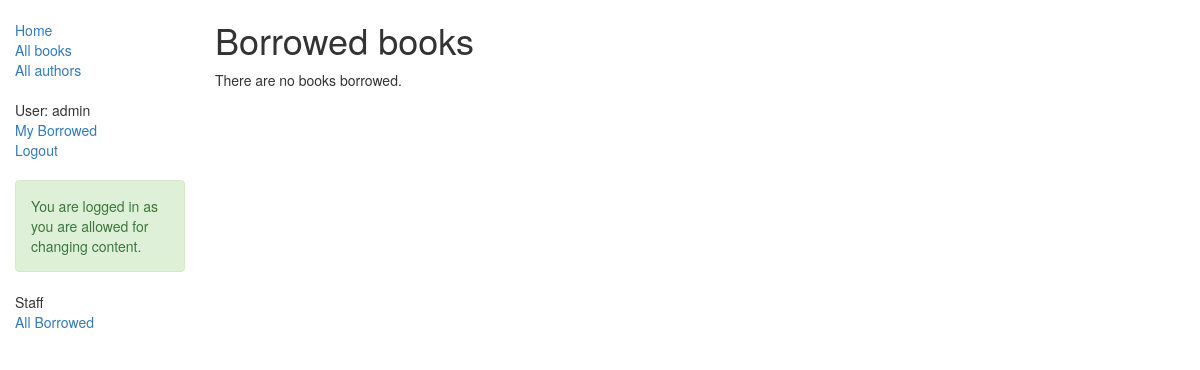
/allbooks/ (signed in), run on an earlier commit of the app's database.
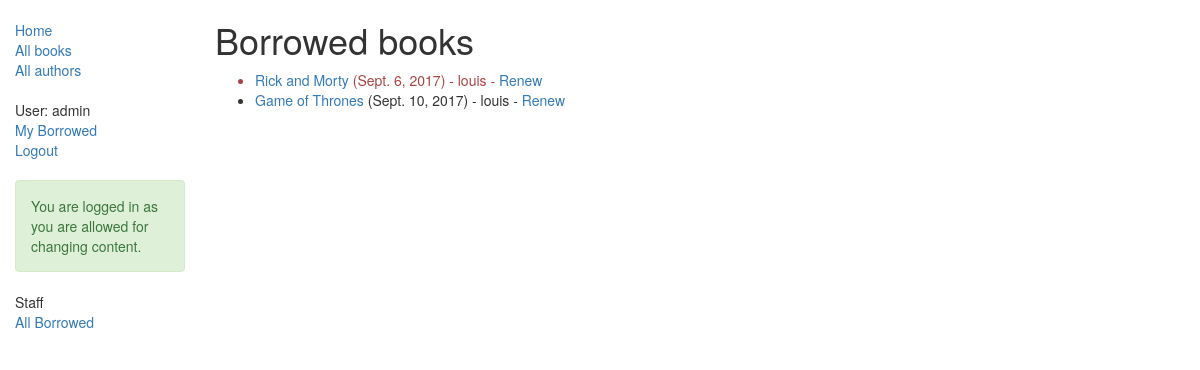
And on a later commit of the database.
### catalog/models.py (models this page shows, shortened)
class BookInstance(models.Model):
    id = models.UUIDField(primary_key=True, default=uuid.uuid4, help_text="Unique ID for this particular book across whole library")
    book = models.ForeignKey('Book', on_delete=models.SET_NULL, null=True)
    borrower = models.ForeignKey(User, on_delete=models.SET_NULL, null=True, blank=True)
    imprint = models.CharField(max_length=200)
    due_back = models.DateField(null=True, blank=True)
    LOAN_STATUS = (
        ('m', 'Maintenance'),
        ('o', 'On loan'),
        ('a', 'Available'),
        ('r', 'Reserved'),
    )
    status = models.CharField(max_length=1, choices=LOAN_STATUS, blank=True, default='m', help_text='Book availability')
    class Meta:
        ordering = ["due_back"]
        permissions = (("can_mark_returned", "Set book as returned"),)
    @property
    def is_overdue(self):
        if self.due_back and date.today() > self.due_back:
            return True
        return False

class Book(models.Model):
    title = models.CharField(max_length=200)
    author = models.ForeignKey('Author', on_delete=models.SET_NULL, null=True)
    summary = models.TextField(max_length=1000, help_text="Enter a brief description of the book")
    isbn = models.CharField('ISBN',max_length=13, help_text='13 Character <a href="https://www.isbn-international.org/content/what-isbn">ISBN number</a>')
    genre = models.ManyToManyField(Genre, help_text="Select a genre for this book")
    """
    Creates a string for the Genre. This is required to display genre in Admin.
    """

### catalog/views.py (the view)
# urls.py: url(r'^allbooks/$', views.LoanedBooksByUserAllListView.as_view(), name='all-borrowed'),
class LoanedBooksByUserAllListView(LoginRequiredMixin,generic.ListView):
    model = BookInstance
    template_name ='bookinstance_list_of_all_borrowed_user.html'
    paginate_by = 10
    def get_queryset(self):
        return BookInstance.objects.filter(status__exact='o').order_by('due_back')

### catalog/templates/bookinstance_list_of_all_borrowed_user.html
{% extends "base_generic.html" %}
{% block content %}
    <h1>Borrowed books</h1>
    {% if bookinstance_list %}
    <ul>
      {% for bookinst in bookinstance_list %}
      <li class="{% if bookinst.is_overdue %}text-danger{% endif %}">
        <a href="{% url 'book-detail' bookinst.book.pk %}">{{bookinst.book.title}}</a> ({{ bookinst.due_back }}) {% if user.is_superuser %}- {{ bookinst.borrower }} {% if perms.catalog.can_mark_returned %}- <a href="{% url 'renew-book-librarian' bookinst.id %}">Renew</a>  {% endif %} {% endif %}
      </li>
      {% endfor %}
    </ul>
    {% else %}
      <p>There are no books borrowed.</p>
    {% endif %}
{% endblock %}

What changed in the data, as far as the page shows it:
now on this page (row edited): BookInstance: book "Rick and Morty", due_back "Sept. 6, 2017", borrower "louis"
now on this page (row edited): BookInstance: book "Game of Thrones", due_back "Sept. 10, 2017", borrower "louis"
Also different on the page:
text no longer shown: "There are no books borrowed."
